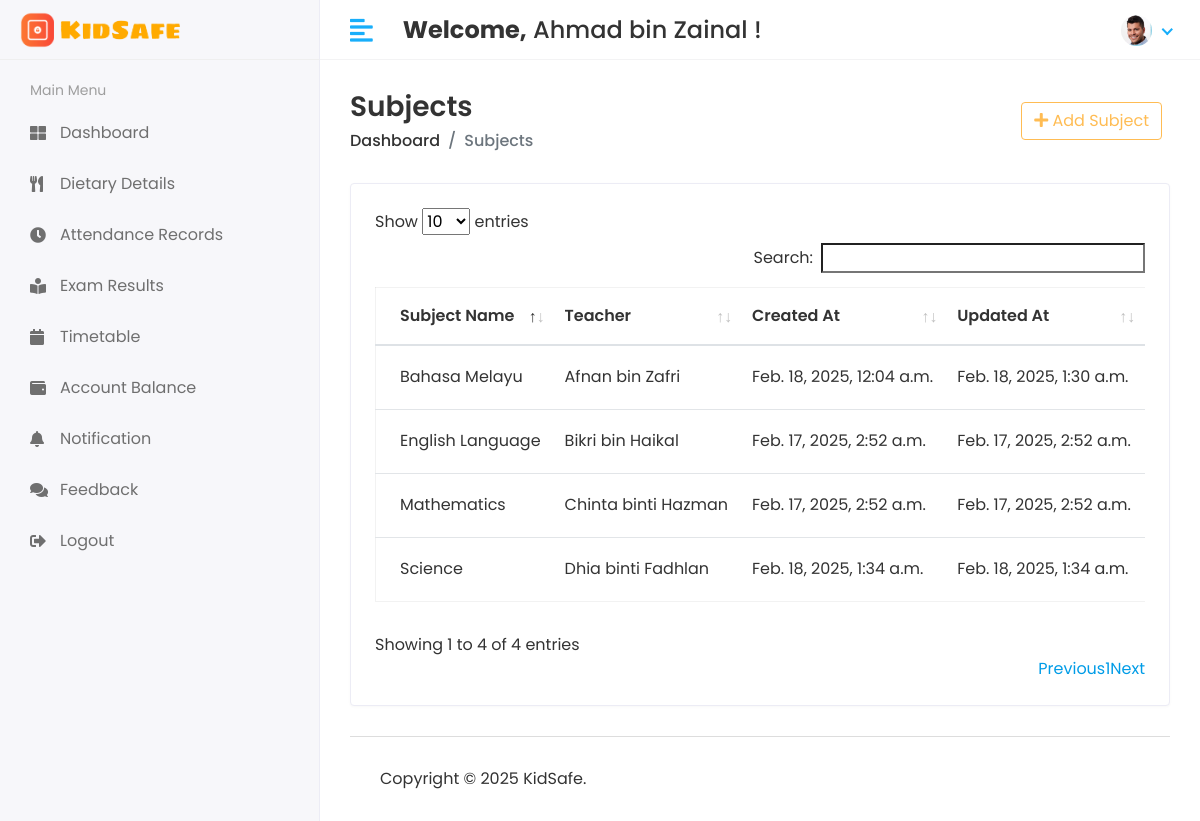
The page /administrator/subject/view (signed in) on the database its author committed.
### kidsafe_app/models.py (models this page shows, shortened)
class CustomUser(AbstractUser):
    USER = (
        (1, 'Administrator'),
        (2, 'Teacher'),
        (3, 'Student'),
        (4, 'Canteen'),
    )
    user_type = models.CharField(choices=USER, max_length=50, default=1)
    profile_pic = models.ImageField(upload_to='media/profile_pic')

class Subject(models.Model):
    name = models.CharField(max_length=100)
    teacher = models.ForeignKey(Teacher, on_delete=models.CASCADE)  # Assign a teacher to the subject
    created_at = models.DateTimeField(auto_now_add=True)
    updated_at = models.DateTimeField(auto_now=True)

class Teacher(models.Model):
    admin = models.OneToOneField(CustomUser, on_delete=models.CASCADE)
    gender = models.CharField(max_length=100)
    classroom_id = models.ForeignKey(Classroom, on_delete=models.DO_NOTHING)
    created_at = models.DateTimeField(auto_now_add=True)
    updated_at = models.DateTimeField(auto_now=True)

### kidsafe_project/administrator_views.py (the view)
# urls.py: path('administrator/subject/view', administrator_views.view_subject, name='view_subject'),
@login_required(login_url='/')
def view_subject(request):
    subjects = Subject.objects.all()
    context = {
        'subjects': subjects,
    }
    return render(request, 'administrator/view_subject.html', context)

### templates/administrator/view_subject.html (shortened to what this page needs)
{% extends 'base.html' %}
{% block content %}
<div class="page-header">
    <div class="row align-items-center">
        <div class="col">
            <h3 class="page-title">Subjects</h3>
            <ul class="breadcrumb">
                <li class="breadcrumb-item"><a href="{% url 'admin_home' %}">Dashboard</a></li>
                <li class="breadcrumb-item active">Subjects</li>
            </ul>
        </div>
        <div class="col-auto text-right float-right ml-auto">
            <a href="{% url 'add_subject' %}" class="btn btn-outline-primary mr-2"><i class="fas fa-plus"></i> Add Subject</a>
        </div>
    </div>
</div>
<div class="row">
    <div class="col-sm-12">
        <div class="card card-table">
            <div class="card-body">
                <div class="table-responsive">
                    <table id="table_id" class="table table-hover table-center mb-0">
                        <thead>
                            <tr>
                                <th>Subject Name</th>
                                <th>Teacher</th>
                                <th>Created At</th>
                                <th>Updated At</th>
                                <th class="text-right">Action</th>
                            </tr>
                        </thead>
                        <tbody>
                            {% for subject in subjects %}
                            <tr>
                                <td>{{ subject.name }}</td>
                                <td>{{ subject.teacher.admin.first_name }} {{ subject.teacher.admin.last_name }}</td>
                                <td>{{ subject.created_at }}</td>
                                <td>{{ subject.updated_at }}</td>
                                <td class="text-right">
                                </td>
                            </tr>
                            {% endfor %}
                        </tbody>
                    </table>
                </div>
            </div>
        </div>
    </div>
</div>
{% endblock %}

### templates/includes/header.html (shortened to what this page needs)
{% load static %}
<div class="header">
    <div class="header-left">
        {% if user.user_type == '1' %}
        <a href="{% url 'admin_home' %}" class="logo">
            <img src="{% static 'assets/img/logo4.png' %}" alt="Logo">
        </a>
        <a href="{% url 'admin_home' %}" class="logo logo-small">
            <img src="{% static 'assets/img/logo3.png' %}" alt="Logo" width="30" height="30">
        </a>
        {% elif user.user_type == '3' %}
        <a href="{% url 'student_home' %}" class="logo">
            <img src="{% static 'assets/img/logo4.png' %}" alt="Logo">
        </a>
        {% endif %}
    </div>
    <a href="javascript:void(0);" id="toggle_btn">
        <i class="fas fa-align-left"></i>
    </a>
    <div class="top-nav-search mt-3">
        <h4><strong>Welcome,</strong>&nbsp;<span>{{user.first_name}} {{user.last_name}}</span>&nbsp;!</h4>
    </div>
    <ul class="nav user-menu">
        <li class="nav-item dropdown has-arrow">
            <a href="#" class="dropdown-toggle nav-link" data-toggle="dropdown">
                {% if user.profile_pic == "" %}
                <span class="user-img"><img class="rounded-circle" src="{% static 'assets/img/noimg.png' %}" width="31" height="31" alt=""></span>
                {% else %}
                <span class="user-img"><img class="rounded-circle" src="/{{user.profile_pic}}" width="31" height="31" alt=""></span>
                {% endif %}
            </a>
        </li>
    </ul>
</div>

### static/assets/css/style.css (style rules this page uses)
html { height: 100%; }
body { background-color: #fff; color: #333; font-family: 'Poppins', sans-serif; font-size: 1rem; height: 100%; line-height: 1.5; overflow-x: hidden; }
h1, h2, h3, h4, h5, h6 { font-family: 'Poppins', sans-serif; margin-top: 0; }
a { color: #009ce7; }
input, button, a { transition: all 0.4s ease; -moz-transition: all 0.4s ease; -o-transition: all 0.4s ease; -ms-transition: all 0.4s ease; -webkit-transition: all 0.4s ease; }
ul, ol { padding: 0px; list-style: none; }
.table { color: #333; max-width: 100%; margin-bottom: 0; width: 100%; }
.table.dataTable { border-collapse: collapse !important; border: 1px solid rgba(0, 0, 0, 0.05); }
.table thead tr th { font-weight: 600; }
.table tbody tr { border-bottom: 1px solid rgba(0, 0, 0, 0.05); }
.table.table-center td, .table.table-center th { vertical-align: middle; }
.card-table .card-body .table > thead > tr > th { border-top: 0; }
.card-table .card-body .table tr td:first-child, .card-table .card-body .table tr th:first-child { padding-left: 1.5rem; }
.card-table .card-body .table tr td:last-child, .card-table .card-body .table tr th:last-child { padding-right: 1.5rem; }
.card-table .table td, .card-table .table th { border-top: 1px solid #e2e5e8; padding: 1rem 0.75rem; white-space: nowrap; }
.btn-outline-primary { color: #FFBC53; border-color: #FFBC53; }
.card { border: 1px solid #ececf5; box-shadow: 0 1px 3px 0 rgba(0, 0, 0, 0.03); margin-bottom: 1.875rem; }
.card-body { padding: 1.5rem; }
.header { background-color: #fff; border-bottom: 1px solid #f3f3f4; left: 0; position: fixed; right: 0; top: 0; z-index: 1001; height: 60px; }
.header .header-left { float: left; height: 60px; padding: 0 20px; position: relative; width: 320px; z-index: 1; transition: all 0.2s ease-in-out; background-color: #f7f7fa; border-bottom: 1px solid #efefef; border-right: 1px solid #ececf5; display: flex; align-items: center; }
.header .header-left .logo { display: inline-block; line-height: 60px; }
.header .header-left .logo img { max-height: 40px; width: auto; }
.header .dropdown-toggle:after { display: none; }
.header .has-arrow .dropdown-toggle:after { border-top: 0; border-left: 0; border-bottom: 2px solid #18aefa; border-right: 2px solid #18aefa; content: ''; height: 8px; display: inline-block; pointer-events: none; -webkit-transform-origin: 66% 66%; -ms-transform-origin: 66% 66%; transform-origin: 66% 66%; -webkit-transform: rotate(45deg); -ms-transform: rotate(45deg); transform: rotate(45deg); -webkit-transition: all 0.15s ease-in-out; transition: all 0.15s ease-in-out; width: 8px; vertical-align: 0px; }
.user-menu { float: right; margin: 0; position: relative; z-index: 99; padding-right: 15px; }
.user-menu.nav > li > a { color: #a0a0a0; font-size: 14px; line-height: 58px; padding: 0 15px; height: 60px; }
.user-img { margin-right: 3px; position: relative; }
.top-nav-search { float: left; margin-left: 15px; }
.page-header { margin-bottom: 1.875rem; }
.page-header .breadcrumb { background-color: transparent; color: #6c757d; font-size: 1rem; font-weight: 500; margin-bottom: 0; padding: 0; }
.page-header .breadcrumb a { color: #333; }
.page-title { font-size: 28px; font-weight: 600; color: #333; margin-bottom: 5px; }
@media (min-width: 992px) { #toggle_btn { align-items: center; color: #18aefa; display: inline-flex; float: left; font-size: 26px; height: 60px; justify-content: center; margin-left: 15px; padding: 0 15px; } }

### rows shown on the page
CustomUser: first_name "Ahmad", last_name "bin Zainal", profile_pic (picture)
Subject: name "English Language", teacher.admin.first_name "Bikri", teacher.admin.last_name "bin Haikal", created_at "Feb. 17, 2025, 2:52 a.m.", updated_at "Feb. 17, 2025, 2:52 a.m."
Subject: name "Mathematics", teacher.admin.first_name "Chinta", teacher.admin.last_name "binti Hazman", created_at "Feb. 17, 2025, 2:52 a.m.", updated_at "Feb. 17, 2025, 2:52 a.m."
Subject: name "Bahasa Melayu", teacher.admin.first_name "Afnan", teacher.admin.last_name "bin Zafri", created_at "Feb. 18, 2025, 12:04 a.m.", updated_at "Feb. 18, 2025, 1:30 a.m."
Subject: name "Science", teacher.admin.first_name "Dhia", teacher.admin.last_name "binti Fadhlan", created_at "Feb. 18, 2025, 1:34 a.m.", updated_at "Feb. 18, 2025, 1:34 a.m."
